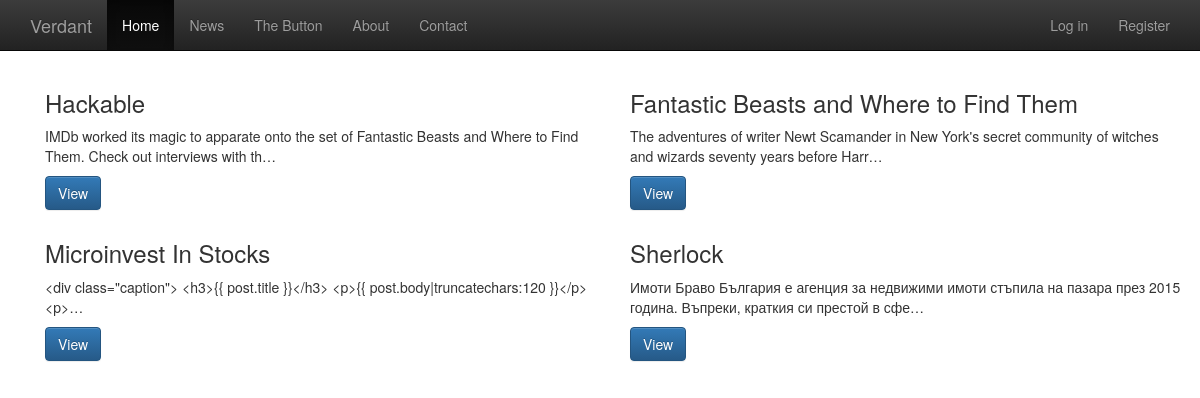
Page /news/ on the committed database.
### Posts/models.py (models this page shows, shortened)
class News(models.Model):
    title = models.CharField(max_length=120)
    body = models.TextField()
    timestamp = models.DateTimeField(auto_now_add=True)

### Posts/views.py (the view)
# urls.py: url(r'news/', NewsView.as_view(), name='news'),
class NewsView(generic.ListView):
    template_name = 'news_list.html'
    context_object_name = 'news'
    def get_queryset(self):
        return News.objects.all().order_by('-timestamp')

### templates/news_list.html
{% extends 'base.html' %}
{% block content %}
<div class="container">
<div class="row">
{% for new in news %}
<div class="col-md-6">
    <div class="caption">
        <h3>{{ new.title }}</h3>
        <p>{{ new.body|truncatechars:120 }}</p>
        <p><a href="{% url 'detail' new.id %}" class="btn btn-primary" role="button">View</a></p>
      </div>
</div>
{% endfor %}
</div>
</div>
{% endblock %}

### templates/base.html (style rules this page uses)
body { padding-top: 70px; }

### rows in the picture
News: title "Hackable", body "IMDb worked its magic to apparate onto the set of Fantastic Beasts and Where to Find Them. Check out interviews with th…"
News: title "Fantastic Beasts and Where to Find Them", body "The adventures of writer Newt Scamander in New York's secret community of witches and wizards seventy years before Harr…"
News: title "Microinvest In Stocks", body "<div class=\"caption\"> <h3>{{ post.title }}</h3> <p>{{ post.body|truncatechars:120 }}</p> <p>…"
News: title "Sherlock", body "Имоти Браво България е агенция за недвижими имоти стъпила на пазара през 2015 година. Въпреки, краткия си престой в сфе…"
